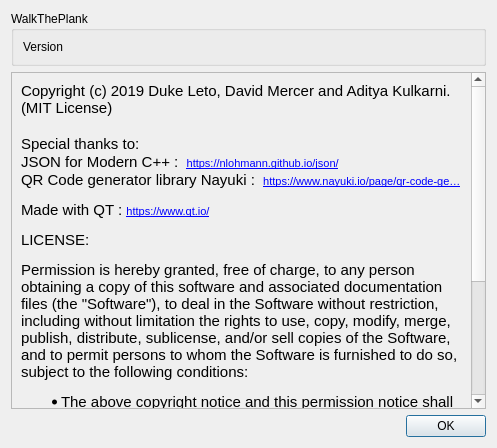
<?xml version="1.0" encoding="UTF-8"?>
<ui version="4.0">
 <class>about</class>
 <widget class="QDialog" name="about">
  <property name="geometry">
   <rect>
    <x>0</x>
    <y>0</y>
    <width>497</width>
    <height>448</height>
   </rect>
  </property>
  <property name="windowTitle">
   <string>About</string>
  </property>
  <layout class="QVBoxLayout" name="verticalLayout">
   <item>
    <widget class="QGroupBox" name="groupBox">
     <property name="title">
      <string notr="true">WalkThePlank</string>
     </property>
     <layout class="QVBoxLayout" name="verticalLayout_2">
      <item>
       <widget class="QLabel" name="versionLabel">
        <property name="text">
         <string notr="true">Version</string>
        </property>
       </widget>
      </item>
     </layout>
    </widget>
   </item>
   <item>
    <widget class="QScrollArea" name="scrollArea">
     <property name="widgetResizable">
      <bool>true</bool>
     </property>
     <widget class="QWidget" name="scrollAreaWidgetContents">
      <property name="geometry">
       <rect>
        <x>0</x>
        <y>0</y>
        <width>463</width>
        <height>517</height>
       </rect>
      </property>
      <layout class="QVBoxLayout" name="verticalLayout_3">
       <item>
        <widget class="QLabel" name="label">
         <property name="text">
          <string notr="true">&lt;!DOCTYPE HTML PUBLIC &quot;-//W3C//DTD HTML 4.0//EN&quot; &quot;http://www.w3.org/TR/REC-html40/strict.dtd&quot;&gt;
&lt;html&gt;&lt;head&gt;&lt;meta name=&quot;qrichtext&quot; content=&quot;1&quot; /&gt;&lt;style type=&quot;text/css&quot;&gt;
p, li { white-space: pre-wrap; }
&lt;/style&gt;&lt;/head&gt;&lt;body style=&quot; font-family:'MS Shell Dlg 2'; font-size:8.1pt; font-weight:400; font-style:normal;&quot;&gt;
&lt;p style=&quot; margin-top:0px; margin-bottom:0px; margin-left:0px; margin-right:0px; -qt-block-indent:0; text-indent:0px;&quot;&gt;&lt;span style=&quot; font-family:'Ubuntu'; font-size:11pt;&quot;&gt;Copyright (c) 2019 Duke Leto, David Mercer and Aditya Kulkarni. (MIT License)&lt;/span&gt;&lt;/p&gt;
&lt;p style=&quot;-qt-paragraph-type:empty; margin-top:0px; margin-bottom:0px; margin-left:0px; margin-right:0px; -qt-block-indent:0; text-indent:0px; font-family:'Ubuntu'; font-size:11pt;&quot;&gt;&lt;br /&gt;&lt;/p&gt;
&lt;p style=&quot; margin-top:0px; margin-bottom:0px; margin-left:0px; margin-right:0px; -qt-block-indent:0; text-indent:0px;&quot;&gt;&lt;span style=&quot; font-family:'Ubuntu'; font-size:11pt;&quot;&gt;Special thanks to:&lt;/span&gt;&lt;/p&gt;
&lt;p style=&quot; margin-top:0px; margin-bottom:0px; margin-left:0px; margin-right:0px; -qt-block-indent:0; text-indent:0px;&quot;&gt;&lt;span style=&quot; font-family:'Ubuntu'; font-size:11pt;&quot;&gt;JSON for Modern C++ :  &lt;/span&gt;&lt;a href=&quot;https://nlohmann.github.io/json/&quot;&gt;&lt;span style=&quot; font-size:8pt; text-decoration: underline; color:#0000ff;&quot;&gt;https://nlohmann.github.io/json/&lt;/span&gt;&lt;/a&gt;&lt;/p&gt;
&lt;p style=&quot; margin-top:0px; margin-bottom:0px; margin-left:0px; margin-right:0px; -qt-block-indent:0; text-indent:0px;&quot;&gt;&lt;span style=&quot; font-family:'Ubuntu'; font-size:11pt;&quot;&gt;QR Code generator library Nayuki :  &lt;/span&gt;&lt;a href=&quot;https://www.nayuki.io/page/qr-code-generator-library&quot;&gt;&lt;span style=&quot; font-size:8pt; text-decoration: underline; color:#0000ff;&quot;&gt;https://www.nayuki.io/page/qr-code-ge…&lt;/span&gt;&lt;/a&gt;&lt;/p&gt;
&lt;p style=&quot; margin-top:12px; margin-bottom:12px; margin-left:0px; margin-right:0px; -qt-block-indent:0; text-indent:0px;&quot;&gt;&lt;span style=&quot; font-family:'Ubuntu'; font-size:11pt;&quot;&gt;Made with QT : &lt;/span&gt;&lt;a href=&quot;https://www.qt.io/&quot;&gt;&lt;span style=&quot; font-size:8pt; text-decoration: underline; color:#0000ff;&quot;&gt;https://www.qt.io/&lt;/span&gt;&lt;/a&gt;&lt;/p&gt;
&lt;p style=&quot; margin-top:12px; margin-bottom:12px; margin-left:0px; margin-right:0px; -qt-block-indent:0; text-indent:0px;&quot;&gt;&lt;span style=&quot; font-family:'Ubuntu'; font-size:11pt;&quot;&gt;LICENSE:&lt;/span&gt;&lt;/p&gt;
&lt;p style=&quot; margin-top:12px; margin-bottom:12px; margin-left:0px; margin-right:0px; -qt-block-indent:0; text-indent:0px;&quot;&gt;&lt;span style=&quot; font-family:'Ubuntu'; font-size:11pt;&quot;&gt;Permission is hereby granted, free of charge, to any person obtaining a copy of this software and associated documentation files (the &amp;quot;Software&amp;quot;), to deal in the Software without restriction, including without limitation the rights to use, copy, modify, merge, publish, distribute, sublicense, and/or sell copies of the Software, and to permit persons to whom the Software is furnished to do so, subject to the following conditions:&lt;/span&gt;&lt;/p&gt;
&lt;ul style=&quot;margin-top: 0px; margin-bottom: 0px; margin-left: 0px; margin-right: 0px; -qt-list-indent: 1;&quot;&gt;&lt;li style=&quot; font-family:'Ubuntu'; font-size:11pt;&quot; style=&quot; margin-top:12px; margin-bottom:12px; margin-left:0px; margin-right:0px; -qt-block-indent:0; text-indent:0px;&quot;&gt;The above copyright notice and this permission notice shall be included in all copies or substantial portions of the Software.&lt;/li&gt;
&lt;li style=&quot; font-family:'Ubuntu'; font-size:11pt;&quot; style=&quot; margin-top:12px; margin-bottom:12px; margin-left:0px; margin-right:0px; -qt-block-indent:0; text-indent:0px;&quot;&gt;The Software is provided &amp;quot;as is&amp;quot;, without warranty of any kind, express or implied, including but not limited to the warranties of merchantability, fitness for a particular purpose and noninfringement. In no event shall the authors or copyright holders be liable for any claim, damages or other liability, whether in an action of contract, tort or otherwise, arising from, out of or in connection with the Software or the use or other dealings in the Software.&lt;/li&gt;&lt;/ul&gt;&lt;/body&gt;&lt;/html&gt;</string>
         </property>
         <property name="wordWrap">
          <bool>true</bool>
         </property>
         <property name="openExternalLinks">
          <bool>true</bool>
         </property>
         <property name="textInteractionFlags">
          <set>Qt::LinksAccessibleByMouse</set>
         </property>
        </widget>
       </item>
      </layout>
     </widget>
    </widget>
   </item>
   <item>
    <widget class="QDialogButtonBox" name="buttonBox">
     <property name="orientation">
      <enum>Qt::Horizontal</enum>
     </property>
     <property name="standardButtons">
      <set>QDialogButtonBox::Ok</set>
     </property>
    </widget>
   </item>
  </layout>
 </widget>
 <resources/>
 <connections>
  <connection>
   <sender>buttonBox</sender>
   <signal>accepted()</signal>
   <receiver>about</receiver>
   <slot>accept()</slot>
   <hints>
    <hint type="sourcelabel">
     <x>248</x>
     <y>254</y>
    </hint>
    <hint type="destinationlabel">
     <x>157</x>
     <y>274</y>
    </hint>
   </hints>
  </connection>
  <connection>
   <sender>buttonBox</sender>
   <signal>rejected()</signal>
   <receiver>about</receiver>
   <slot>reject()</slot>
   <hints>
    <hint type="sourcelabel">
     <x>316</x>
     <y>260</y>
    </hint>
    <hint type="destinationlabel">
     <x>286</x>
     <y>274</y>
    </hint>
   </hints>
  </connection>
 </connections>
</ui>
